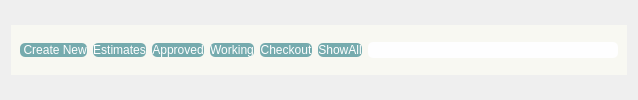
      <widget class="QWidget" name="ro_header_buttons">
       <property name="styleSheet">
        <string notr="true"/>
       </property>
       <layout class="QGridLayout" name="gridLayout_15">
        <item row="0" column="0">
         <widget class="QFrame" name="ro_frame">
          <property name="sizePolicy">
           <sizepolicy hsizetype="Expanding" vsizetype="Fixed">
            <horstretch>0</horstretch>
            <verstretch>0</verstretch>
           </sizepolicy>
          </property>
          <property name="minimumSize">
           <size>
            <width>0</width>
            <height>50</height>
           </size>
          </property>
          <property name="cursor">
           <cursorShape>ArrowCursor</cursorShape>
          </property>
          <property name="styleSheet">
           <string notr="true">color: #333;
background-color: #f8f8f2;
background-image: none;</string>
          </property>
          <property name="frameShape">
           <enum>QFrame::NoFrame</enum>
          </property>
          <property name="frameShadow">
           <enum>QFrame::Raised</enum>
          </property>
          <layout class="QGridLayout" name="gridLayout_4">
           <item row="0" column="3">
            <widget class="QPushButton" name="working_ro_button">
             <property name="cursor">
              <cursorShape>OpenHandCursor</cursorShape>
             </property>
             <property name="styleSheet">
              <string notr="true">QPushButton {
	border-radius: 5px;
	color: #fff;
	background-color: #76ABAE;
}

QPushButton:hover {
	background-color: #828786;
	color: #fff;
	border-radius: 10px;
}</string>
             </property>
             <property name="text">
              <string>Working</string>
             </property>
             <property name="icon">
              <iconset resource="openauto_resources.qrc">
               <normaloff>:/resources/Icons/document.png</normaloff>:/resources/Icons/document.png</iconset>
             </property>
             <property name="iconSize">
              <size>
               <width>30</width>
               <height>30</height>
              </size>
             </property>
             <property name="flat">
              <bool>true</bool>
             </property>
            </widget>
           </item>
           <item row="0" column="4">
            <widget class="QPushButton" name="checkout_button">
             <property name="cursor">
              <cursorShape>OpenHandCursor</cursorShape>
             </property>
             <property name="styleSheet">
              <string notr="true">QPushButton {
	border-radius: 5px;
	color: #fff;
	background-color: #76ABAE;
}

QPushButton:hover {
	background-color: #828786;
	color: #fff;
	border-radius: 10px;
}</string>
             </property>
             <property name="text">
              <string>Checkout</string>
             </property>
             <property name="icon">
              <iconset resource="openauto_resources.qrc">
               <normaloff>:/resources/Icons/shopping-cart.png</normaloff>:/resources/Icons/shopping-cart.png</iconset>
             </property>
             <property name="iconSize">
              <size>
               <width>30</width>
               <height>30</height>
              </size>
             </property>
             <property name="flat">
              <bool>true</bool>
             </property>
            </widget>
           </item>
           <item row="0" column="1">
            <widget class="QPushButton" name="estimates_button">
             <property name="sizePolicy">
              <sizepolicy hsizetype="Preferred" vsizetype="Fixed">
               <horstretch>0</horstretch>
               <verstretch>0</verstretch>
              </sizepolicy>
             </property>
             <property name="cursor">
              <cursorShape>OpenHandCursor</cursorShape>
             </property>
             <property name="styleSheet">
              <string notr="true">QPushButton {
	border-radius: 5px;
	color: #fff;
	background-color: #76ABAE;
}

QPushButton:hover {
	background-color: #828786;
	color: #fff;
	border-radius: 10px;
}</string>
             </property>
             <property name="text">
              <string>Estimates</string>
             </property>
             <property name="icon">
              <iconset resource="openauto_resources.qrc">
               <normaloff>:/resources/Icons/ballot.png</normaloff>:/resources/Icons/ballot.png</iconset>
             </property>
             <property name="iconSize">
              <size>
               <width>30</width>
               <height>30</height>
              </size>
             </property>
             <property name="flat">
              <bool>true</bool>
             </property>
            </widget>
           </item>
           <item row="0" column="5">
            <widget class="QPushButton" name="show_all_ro_button">
             <property name="cursor">
              <cursorShape>OpenHandCursor</cursorShape>
             </property>
             <property name="styleSheet">
              <string notr="true">QPushButton {
	border-radius: 5px;
	color: #fff;
	background-color: #76ABAE;
}

QPushButton:hover {
	background-color: #828786;
	color: #fff;
	border-radius: 10px;
}</string>
             </property>
             <property name="text">
              <string>ShowAll</string>
             </property>
             <property name="icon">
              <iconset resource="openauto_resources.qrc">
               <normaloff>:/resources/Icons/apps.png</normaloff>:/resources/Icons/apps.png</iconset>
             </property>
             <property name="iconSize">
              <size>
               <width>30</width>
               <height>30</height>
              </size>
             </property>
             <property name="flat">
              <bool>true</bool>
             </property>
            </widget>
           </item>
           <item row="0" column="0">
            <widget class="QPushButton" name="new_ro_button">
             <property name="sizePolicy">
              <sizepolicy hsizetype="Preferred" vsizetype="Fixed">
               <horstretch>0</horstretch>
               <verstretch>0</verstretch>
              </sizepolicy>
             </property>
             <property name="cursor">
              <cursorShape>OpenHandCursor</cursorShape>
             </property>
             <property name="styleSheet">
              <string notr="true">QPushButton {
	border-radius: 5px;
	color: #fff;
	background-color: #76ABAE;
}

QPushButton:hover {
	background-color: #828786;
	color: #fff;
	border-radius: 10px;
}</string>
             </property>
             <property name="text">
              <string> Create New</string>
             </property>
             <property name="icon">
              <iconset resource="openauto_resources.qrc">
               <normaloff>:/resources/Icons/add-document.png</normaloff>:/resources/Icons/add-document.png</iconset>
             </property>
             <property name="iconSize">
              <size>
               <width>30</width>
               <height>30</height>
              </size>
             </property>
             <property name="flat">
              <bool>true</bool>
             </property>
            </widget>
           </item>
           <item row="0" column="2">
            <widget class="QPushButton" name="approved_button">
             <property name="cursor">
              <cursorShape>OpenHandCursor</cursorShape>
             </property>
             <property name="styleSheet">
              <string notr="true">QPushButton {
	border-radius: 5px;
	color: #fff;
	background-color: #76ABAE;
}

QPushButton:hover {
	background-color: #828786;
	color: #fff;
	border-radius: 10px;
}</string>
             </property>
             <property name="text">
              <string>Approved</string>
             </property>
             <property name="icon">
              <iconset resource="openauto_resources.qrc">
               <normaloff>:/resources/Icons/list-check.png</normaloff>:/resources/Icons/list-check.png</iconset>
             </property>
             <property name="iconSize">
              <size>
               <width>30</width>
               <height>30</height>
              </size>
             </property>
             <property name="flat">
              <bool>true</bool>
             </property>
            </widget>
           </item>
           <item row="0" column="6">
            <layout class="QHBoxLayout" name="horizontalLayout">
             <item>
              <widget class="QLineEdit" name="ro_search_edit">
               <property name="sizePolicy">
                <sizepolicy hsizetype="Maximum" vsizetype="Preferred">
                 <horstretch>0</horstretch>
                 <verstretch>0</verstretch>
                </sizepolicy>
               </property>
               <property name="minimumSize">
                <size>
                 <width>250</width>
                 <height>0</height>
                </size>
               </property>
               <property name="layoutDirection">
                <enum>Qt::LeftToRight</enum>
               </property>
               <property name="styleSheet">
                <string notr="true">border-radius: 5px;
background-color: #fefeff;
</string>
               </property>
               <property name="alignment">
                <set>Qt::AlignCenter</set>
               </property>
              </widget>
             </item>
            </layout>
           </item>
          </layout>
         </widget>
        </item>
       </layout>
      </widget>
